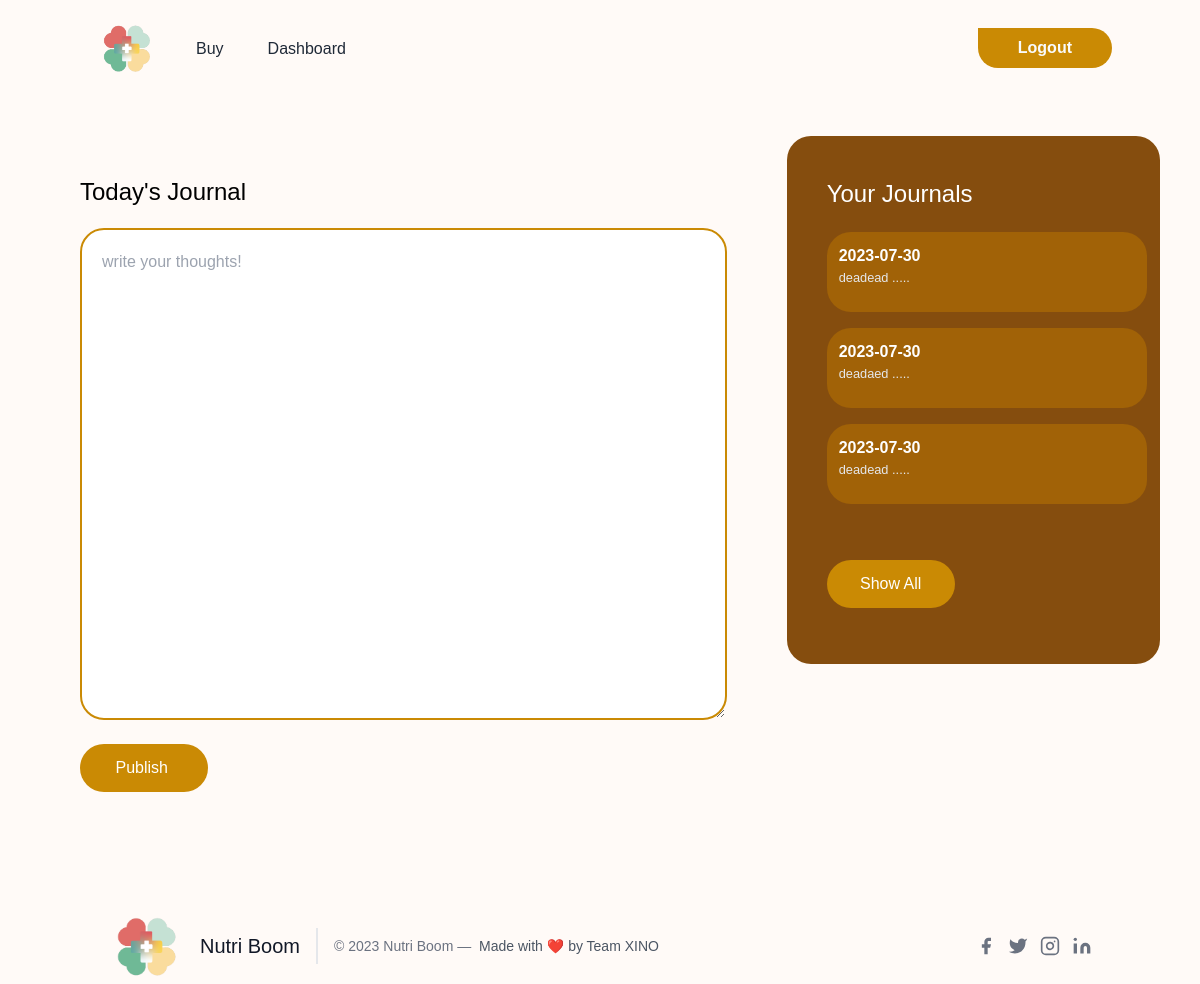
The page /journal (signed in) on the database its author committed.
### hack/models.py (models this page shows)
class Journal(db.Model):
    id = db.Column(db.Integer, primary_key=True)
    user_id = db.Column(db.Integer, db.ForeignKey('user.id'), nullable=False)
    date = db.Column(db.String, default=str(date.today()))
    text = db.Column(db.String)

### app.py (the view)
@app.route('/journal', methods=['GET', 'POST'])
@login_required
def journal():
    form = JournalForm()
    journal = Journal.query.filter_by(user_id=current_user.id).order_by(Journal.id.desc())
    if form.validate_on_submit():
        data = Journal(text=form.text.data, user_id=current_user.id)
        db.session.add(data)
        db.session.commit()
        return redirect('journal')
    return render_template('journal.html', form=form, journal=journal)

### hack/forms.py
class JournalForm(FlaskForm):
    text = TextAreaField('Add Text', validators=[DataRequired()])
    submit = SubmitField("Publish ")

### hack/models.py (called while the page is built)
@login_manager.user_loader
def load_user(user_id):
    return User.query.get(user_id)

### hack/templates/journal.html (shortened to what this page needs)
{% extends 'base.html' %}
{% block content %}
        <div class="flex flex-cols p-10 h-[80vh] gap-5 ">
            <div class="h-full w-2/3  rounded-3xl  p-10">
                <div class="text-2xl font-medium">Today's Journal</div>
                <div class="grid mt-5 gap-10">
                  <form enctype="multipart/form-data" method="POST">
                      <div class="h-[50vh]">
                          {{form.text(class='h-full w-full rounded-3xl border-2 border-yellow-600 p-5', placeholder='write your thoughts!')}}
                      </div>
                      <div class="mb-8">
                        <br>
                        {{form.submit(class ="h-12 w-32 bg-yellow-600 rounded-3xl text-white flex flex-cols justify-center items-center")}}
                      </div>
                  </form>
                </div>
            </div>
            <div class="h-[33rem] w-1/3 bg-yellow-800 rounded-3xl text-white p-10">
                <div class="text-[1.5rem] font-medium">Your Journals</div>
                <div class="grid mt-5 gap-10">
                  <div class="allcards" style="display:inline-block;">
                  {%for i in journal[0:3]%}
                  <div class="card mb-4" style="width: 20rem;">
                    <div class="h-20 w-full bg-yellow-700 rounded-3xl py-3 px-3">
                      <h1 class="text-[1rem] font-bold">{{i.date}}</h1>
                      <h1 class="text-[0.8rem] text-gray-200">{{i.text[0:40]}} .....</h1>
                  </div>
                </div>
                  {%endfor%}
                  </div>
                        <button id="Card" class="h-12 w-32 bg-yellow-600 rounded-3xl text-white flex flex-cols justify-center items-center">
                        Show All
                    </button>
                </div>
            </div>
        </div>
{% endblock content %}

### rows shown on the page
Journal: date "2023-07-30", text "deadead"
Journal: date "2023-07-30", text "deadaed"
Journal: date "2023-07-30", text "deadead"
